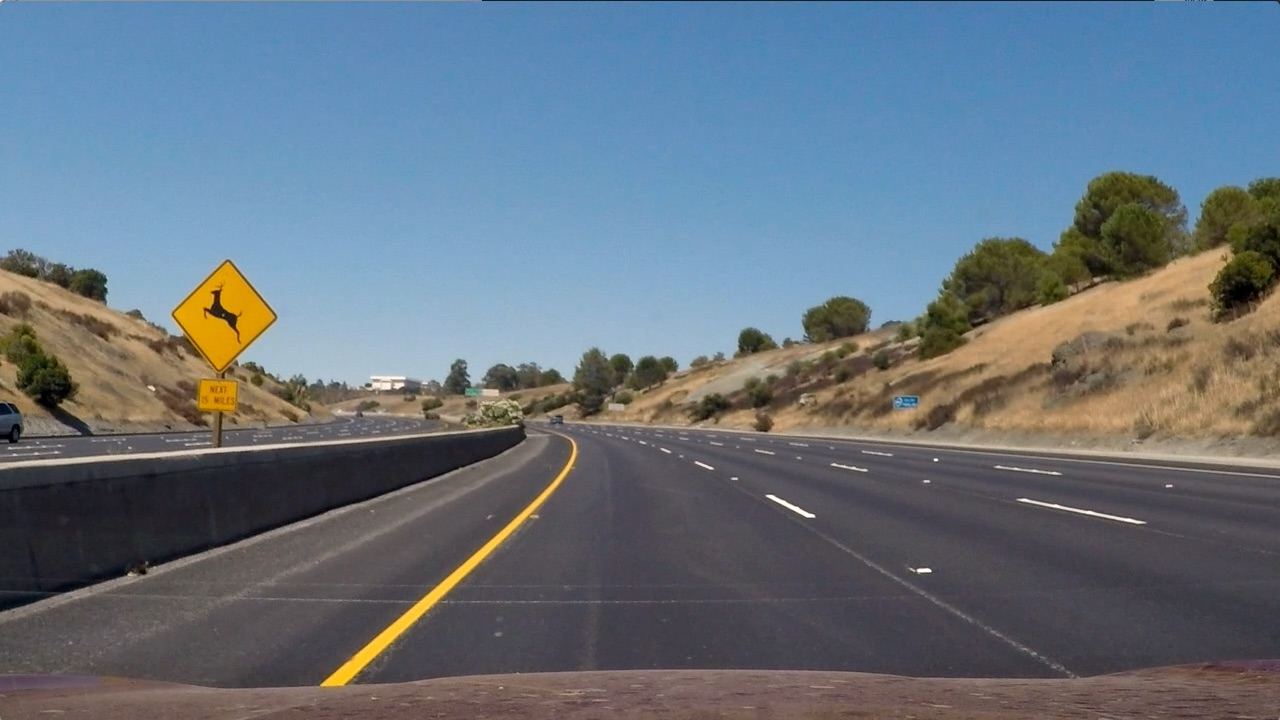
#> input picture test_images/test2.jpg, 1280 x 720 px
$ python identify_area.py   (older library calls are emulated)
#> lines starting #> are read from the running program, lines starting #| are printed output that depends on the picture; after the words box and inside, x2 and y2 are one past the last pixel; in counts of white or black regions, pixels touching at a corner belong together
### calibration/correctDistortion.py
import pickle
import cv2
import numpy as np
import matplotlib.pyplot as plt

import calibration.calibrateCamera as calibrateCamera
import toolbox.multiple_image_out as mio

def cal_undistort(img, mtx, dist):
    undist = cv2.undistort(img, mtx, dist, None, mtx)
    return undist


def correct_distortion(img, mtx=None, dist=None, camera_calibration_values='../calibration/camera_calibration_values.pickle'):
    """
    :param filepath:
    :param camera_calibration_values:
    :return:

    """
    if (mtx == None) | (dist == None):
        try:
            camera_calibration_values = open(camera_calibration_values, 'rb')
            camera_calibration_values = pickle.load(camera_calibration_values)
            mtx = camera_calibration_values['mtx']
            dist = camera_calibration_values['dist']
        except:
            # calibrate_camera
            rms, mtx, dist = calibrateCamera.cal_mtx_dist()

    undistorted = cal_undistort(img, mtx, dist)

    return mtx, dist, undistorted


# [17 lines that do not run on import are left out]

### image_preprocessing/combined_threshold.py
import numpy as np
import cv2
import matplotlib.pyplot as plt

import pandas as pd

import calibration.correctDistortion as correctDistortion

import image_preprocessing.image_gradient as img_gradient
import image_preprocessing.image_color as img_color
import image_preprocessing.image_position as img_position

import perspective_transform.image_transform as img_transform

import toolbox.multiple_image_out as mio
import toolbox.multiple_plots_out as mpo

#Todo: Ersetzt durch cv2.bitwise_and
# [43 lines left out: functions bitwise_AND_images, bitwise_OR_images, combine_img_pos, combine_mag_dir_pos, combine_edgeGray_edgeS, not called in this run]

def gamma_correction(img, correction):
    img = img/255.0
    img = cv2.pow(img, correction)
    return np.uint8(img*255)

def gamma_equalize(img, repetition=1, correction=2, thresh=[50,255]):
    for i in range(repetition):
        #cv2.threshold(img.astype('uint8'), thresh[0], thresh[1], cv2.THRESH_BINARY)
        img = cv2.equalizeHist(img)
        img = gamma_correction(img, correction)

    return img

def combined_thresholds_complete(image, verbose=False):
    # [6 lines of commented-out code are left out]


    hsv = cv2.cvtColor(image, cv2.COLOR_BGR2HSV)
    hsv_h, hsv_s, hsv_v = cv2.split(hsv)

    hsv_gamma_equal_dark = gamma_equalize(hsv_v, 5, 5)
    #hsv_gamma_equal_light = gamma_equalize(hsv_v, 3, .8)

    hsv = cv2.merge((hsv_h, hsv_s, hsv_gamma_equal_dark))
    hsv = cv2.cvtColor(hsv, cv2.COLOR_HSV2BGR)

    mag_binary_V = img_gradient.mag_thresh(hsv_gamma_equal_dark, 7, (40, 255))
    #color_binary_V = img_color.layer_select(hsv_gamma_equal_dark, 'gray', (150, 255))
    dir_binary_V = img_gradient.dir_threshold(hsv_gamma_equal_dark, 21, (0 * np.pi / 180, 55 * np.pi / 180))
    combo_complete_dark = cv2.bitwise_and(dir_binary_V, mag_binary_V)

    #combo_complete_dark = cv2.bitwise_or(color_binary_V, combo_complete_dark)

    process_2_binary_text = ["Original ->","HSV_V_Gamma ->","Original_Gamma ->","Mag_Gradient ->","Dir_Gradient ->","Combined_binary"]
    process_2_binary = mio.image_cluster([image, hsv_gamma_equal_dark, hsv, mag_binary_V, dir_binary_V, combo_complete_dark], process_2_binary_text)
    cv2.imshow('hurra', process_2_binary)


    #hls = cv2.cvtColor(hsv, cv2.COLOR_BGR2HLS)
    #h, l, s = cv2.split(hls)

    #s = cv2.equalizeHist(s)
    #s = gamma_correction(s, 10)

    # one_color_channel = cv2.cvtColor(hsv, cv2.COLOR_BGR2GRAY)
    #
    # #combo = combine_edgeGray_edgeS(one_color_channel, s)
    #
    # color_binary_S = img_color.layer_select(s, 'gray', (60, 255))
    # color_binary_Gray = img_color.layer_select(one_color_channel, 'gray', (80, 255))
    #
    # mag_binary_S = img_gradient.mag_thresh(s, 9, (60, 255))
    # mag_binary_Gray = img_gradient.mag_thresh(one_color_channel, 9, (80, 255))
    #
    # dir_binary_S = img_gradient.dir_threshold(s, 5, (0 * np.pi / 180, 55 * np.pi / 180))
    # dir_binary_Gray = img_gradient.dir_threshold(one_color_channel, 5, (0 * np.pi / 180, 45 * np.pi / 180))
    #
    # combo_S_dir_mag = cv2.bitwise_and(dir_binary_S, mag_binary_S)
    # combo_Gray_dir_mag = cv2.bitwise_and(dir_binary_Gray, mag_binary_Gray)
    #
    # combo_S_dir_mag_blur = cv2.blur(dir_binary_S, (11, 11))
    # combo_Gray_dir_mag_blur = cv2.blur(dir_binary_Gray, (11, 11))
    #
    # combo_S = cv2.bitwise_and(combo_S_dir_mag_blur, color_binary_S)
    # combo_Gray = cv2.bitwise_and(combo_Gray_dir_mag_blur, color_binary_Gray)
    #
    # #gray_blurred = cv2.blur(color_binary_Gray, (21, 21))
    # #s_blurred = cv2.blur(color_binary_S, (21, 21))
    # #dir_binary = cv2.bitwise_or(dir_binary_S, dir_binary_Gray)
    # #test_combo = cv2.bitwise_and(cv2.bitwise_or(s_blurred, dir_binary), cv2.bitwise_or(gray_blurred, dir_binary))
    #
    # combo_complete = cv2.bitwise_or(combo_S, combo_Gray)
    # combo_complete_2 = cv2.bitwise_or(combo_S_dir_mag, combo_Gray_dir_mag)
    #
    # if verbose:
    #     new_image = mio.image_cluster(
    #         [one_color_channel, s, color_binary_Gray, color_binary_S, mag_binary_Gray, mag_binary_S, dir_binary_Gray, dir_binary_S, combo_Gray_dir_mag_blur, combo_S_dir_mag_blur, combo_Gray, combo_S, combo_complete, hsv, combo_complete_2],
    #         img_text=['one_color_channel', 's', 'color_binary_Gray', 'color_binary_S', 'mag_binary_Gray', 'mag_binary_S', 'dir_binary_Gray', 'dir_binary_S', 'combo_Gray_dir_mag_blur', 'combo_S_dir_mag_blur', 'combo_Gray', 'combo_S', 'combo_complete'],
    #         new_img_shape=(720, 1280), cluster_shape=(4, 4))
    #
    #     cv2.imshow('Combination', new_image)
    #     #cv2.waitKey(0)

    return combo_complete_dark

# [12 lines that do not run on import are left out]

### image_preprocessing/image_gradient.py
import numpy as np
import cv2
import matplotlib.pyplot as plt

import toolbox.multiple_plots_out as mpo
import toolbox.multiple_image_out as mio

def convolutional_unsharpen():
    return 0

# [20 lines left out: function abs_sobel_thresh, not called in this run]

def mag_thresh(one_color_channel_image, sobel_kernel=3, mag_thresh=(0, 255)):
    # Sobel Kernel needs to be odd
    if sobel_kernel%2==0:
        sobel_kernel = sobel_kernel + 1
    # Take the gradient in x and y separately
    sobelx = cv2.Sobel(one_color_channel_image, cv2.CV_64F, 1, 0, ksize=sobel_kernel)
    sobely = cv2.Sobel(one_color_channel_image, cv2.CV_64F, 0, 1, ksize=sobel_kernel)
    # Calculate the magnitude
    mag = np.sqrt(np.power(sobelx, 2.) + np.power(sobely, 2.))
    # Scale to 8-bit (0 - 255) and convert to type = np.uint8
    scale_factor = np.max(mag) / 255  # Will use this to scale back to 8-bit scale
    mag = (mag / scale_factor).astype(np.uint8)  # rescaling to 8-bit
    # 6) Create a binary mask where mag thresholds are met
    mag_binary = np.zeros_like(mag)
    # mag_binary_filled = np.zeros_like(mag)
    mag_binary[(mag >= mag_thresh[0]) & (mag <= mag_thresh[1])] = 255
    # [10 lines of commented-out code are left out]

    return mag_binary

def dir_threshold(one_color_channel_image, sobel_kernel=3, thresh=(0, np.pi/2)):
    # Sobel Kernel needs to be odd
    if sobel_kernel % 2 == 0:
        sobel_kernel = sobel_kernel + 1
    # Take the gradient in x and y separately
    sobelx = cv2.Sobel(one_color_channel_image, cv2.CV_64F, 1, 0, ksize=sobel_kernel)
    sobely = cv2.Sobel(one_color_channel_image, cv2.CV_64F, 0, 1, ksize=sobel_kernel)

    with np.errstate(divide='ignore', invalid='ignore'):
        direction = np.arctan(sobely/sobelx)
        direction = np.absolute(direction)

        dir_binary = np.zeros_like(direction, dtype=np.uint8)
        dir_binary[(direction > thresh[0]) & (direction < thresh[1])] = 255

    return dir_binary

# [19 lines that do not run on import are left out]

### toolbox/multiple_image_out.py
import cv2
import numpy as np

import logging

def create_blank(height, width, rgb_color=(0, 0, 0)):
    """Create new image(numpy array) filled with certain color in RGB"""
    # Create black blank image
    image = np.zeros((height, width, 3), np.uint8)

    # Since OpenCV uses BGR, convert the color first
    color = tuple(reversed(rgb_color))
    # Fill image with color
    image[:] = color

    return image

def add_image_at_position(base_img, add_img, position_percentage=(0,1,0,1)):
    # If Image On_Color_Image Convert to 3 Channels
    add_img_shape = len(add_img.shape)
    #print(add_img_shape)
    #ToDo: Find Correct criteria for grayscale Image
    if add_img_shape != 3:
        add_img = cv2.cvtColor(add_img, cv2.COLOR_GRAY2BGR)

    base_img_shape = base_img.shape
    position_px = (int(position_percentage[0]*base_img_shape[0]),
                   int(position_percentage[1]*base_img_shape[0]),
                   int(position_percentage[2]*base_img_shape[1]),
                   int(position_percentage[3]*base_img_shape[1]))
    new_img_shape = ((position_px[3]-position_px[2]), (position_px[1]-position_px[0]))
    new_img = cv2.resize(add_img, new_img_shape)
    base_img[position_px[0]:position_px[1], position_px[2]:position_px[3]] = new_img

    return base_img

# [8 lines left out: function two_images, not called in this run]

def image_cluster(img_list=[], img_text=False, new_img_shape=None, cluster_shape=None):
    if cluster_shape == None:
        val_col = int(np.ceil(np.sqrt(len(img_list))))
        val_row = int(np.ceil(len(img_list)/val_col))
        cluster_shape = (val_row, val_col)
    if new_img_shape == None:
        new_img_shape = img_list[0].shape
        new_img_shape = tuple([int(new_img_shape[i]*cluster_shape[i]/max(cluster_shape)) for i in range(len(cluster_shape))])
    #Todo: Calculate New Image Shape if One Value is given

    size_of_cluster = (cluster_shape[0] * cluster_shape[1])
    if size_of_cluster < len(img_list):
        logging.info('Cluster to small for all Images')

    new_image = create_blank(new_img_shape[0], new_img_shape[1])
    cluster_index = 0
    for row in range(cluster_shape[0]):
        for col in range(cluster_shape[1]):
            new_image = add_image_at_position(new_image, img_list[cluster_index], (row/cluster_shape[0], (row+1)/cluster_shape[0], col/cluster_shape[1], (col+1)/cluster_shape[1]))

            if img_text:
                if cluster_index < len(img_text):
                    if img_text[cluster_index] != None:
                        text_position = (col*int(new_img_shape[1]/cluster_shape[1])+20, row*int(new_img_shape[0]/cluster_shape[0])+100)
                        cv2.putText(new_image, img_text[cluster_index], text_position, cv2.FONT_HERSHEY_SIMPLEX, 1, (255, 255, 255), 1)

            cluster_index += 1
            if (cluster_index >= len(img_list)):
                break
        if (cluster_index >= len(img_list)):
            break

    return new_image

# [15 lines that do not run on import are left out]

### perspective_transform/image_transform.py
import numpy as np
import cv2
import matplotlib.pyplot as plt

import identify_lanelines.line_class as line_class

import glob
import pickle

import toolbox.multiple_plots_out as mpo
import toolbox.multiple_image_out as mio

def perform_initial_sourcepoints():
    # src = np.float32(
    #         [[602, 444],
    #          [220, 705],
    #          [1083, 705],
    #          [678, 444]])
    src = np.float32(
        [[600, 444],
         [210, 705],
         [1070, 705],
         [680, 444]])


    dst = np.float32(
            [[540, 0],
             [540, 720],
             [740, 720],
             [740, 0]])

    return (src, dst)

# [83 lines left out: functions calc_cross_parallel_point, calc_correct_transform, calc_new_sourcepoints, not called in this run]


def warper(img, src, dst, direction='forward'):

    # Compute and apply perpective transform
    img_size = (img.shape[1], img.shape[0])
    if direction == 'forward':
        M = cv2.getPerspectiveTransform(src, dst)
        warped = cv2.warpPerspective(img, M, img_size, flags=cv2.INTER_NEAREST)  # keep same size as input image
    elif direction == 'backward':
        Minv = cv2.getPerspectiveTransform(dst, src)
        warped = cv2.warpPerspective(img, Minv, img_size, flags=cv2.INTER_NEAREST)  # keep same size as input image

    return warped


# [20 lines that do not run on import are left out]
    #mpo.plot_cluster([image, warped_image], img_text=['Original Image', 'Warped Image'])

### identify_lanelines/identify_area.py
import numpy as np
import cv2
import matplotlib.pyplot as plt

import pandas as pd

import calibration.correctDistortion as correctDistortion
import image_preprocessing.combined_threshold as combined_threshold

import perspective_transform.image_transform as img_transform

import image_preprocessing.image_position as img_position

import identify_lanelines.identify_radius as identify_radius

import toolbox.multiple_plots_out as mpo

# [21 lines left out: functions weighted_img, border_control, not called in this run]

def kernel_density_estimation(dataframe, rolling_window=1000, std=40):

    outer_side = int(rolling_window/2)
    dataframe_len = len(dataframe)
    df1 = pd.DataFrame(np.zeros(outer_side))

    extended_dataframe = df1.append(dataframe).append(df1).reset_index()
    extended_dataframe = extended_dataframe.drop('index', axis=1)
    kde_dataframe = extended_dataframe.rolling(window=rolling_window, axis=0, center=True, win_type='gaussian').mean(std=std)
    kde_dataframe = kde_dataframe[outer_side:outer_side+dataframe_len].reset_index().drop('index', axis=1)
    return kde_dataframe

# [5 lines left out: function gradient_change, not called in this run]

def create_histogram(img, y_area_of_image=[0, 1]):
    bottom_value = int(img.shape[0] * y_area_of_image[1])
    top_value = int(img.shape[0] * y_area_of_image[0])
    histogram = np.sum(img[top_value:bottom_value, :], axis=0)

    return histogram

# [37 lines left out: function identify_line_position, not called in this run]

def identify_lane_position(histogram, rolling_window=1000, std=10.0, approx_left_lane=540, approx_right_lane=740, peak_filter_threshold=10, peak_filter_dot_threshold=20., peak_filter_dot_dot_threshold=0, lane_window=120, verbose=False):
    histogram_df = pd.DataFrame(histogram)
    histogram_df['Peak_Filter'] = kernel_density_estimation(histogram_df, rolling_window=rolling_window, std=std)
    histogram_df['Peak_Filter_dot'] = histogram_df['Peak_Filter'].diff()
    histogram_df['Peak_Filter_dot_zero'] = histogram_df['Peak_Filter_dot'].rolling(window=2, axis=0, center=True).apply(gradient_change)
    histogram_df['Peak_Filter_dot_dot'] = histogram_df['Peak_Filter_dot'].diff()

    histogram_df['Lanes'] = np.where((histogram_df['Peak_Filter'] > peak_filter_threshold)
                                     & (histogram_df['Peak_Filter_dot_zero'] == 1)
                                     & (histogram_df['Peak_Filter_dot_dot'] < peak_filter_dot_dot_threshold),
                                     histogram_df['Peak_Filter_dot_dot'].abs(), 0)

    histogram_len = len(histogram_df['Lanes'])

    if approx_left_lane==None:
        half_dataframe_length = int(histogram_len / 2)
        left_area = histogram_df['Lanes'][:half_dataframe_length]
    else:
        left_border, right_border = border_control(approx_left_lane, lane_window, 0, histogram_len)
        left_area = histogram_df['Lanes'][left_border:right_border]

    if approx_right_lane==None:
        half_dataframe_length = int(histogram_len / 2)
        right_area = histogram_df['Lanes'][half_dataframe_length:histogram_len]
    else:
        left_border, right_border = border_control(approx_right_lane, lane_window, 0, histogram_len)
        right_area = histogram_df['Lanes'][left_border:right_border]

    left_lane = left_area.idxmax() if left_area.max() > 0 else approx_left_lane
    right_lane = right_area.idxmax() if right_area.max() > 0 else approx_right_lane

    if verbose==True:
        print(left_lane, right_lane)
        mpo.plot_cluster([pd.DataFrame(histogram), histogram_df['Peak_Filter'],histogram_df['Peak_Filter_dot'],histogram_df['Peak_Filter_dot_zero'],histogram_df['Lanes'],histogram_df['Peak_Filter_dot_Nullstellen']])

    return histogram_df['Lanes'], left_lane, right_lane

# [42 lines left out: function identify_curve_area, not called in this run]

if __name__ == "__main__":

    # Read in an image and grayscale it
    image = cv2.imread('../test_images/test2.jpg')
#> image is the input picture: shape (720, 1280, 3); mean B, G, R 125.5, 114.6, 102.8
    image = cv2.cvtColor(image, cv2.COLOR_BGR2RGB)

    mtx, dist, image = correctDistortion.correct_distortion(image)
#> (reads calibration/camera_calibration_values.pickle from the repository)
#> mtx = [[1158.3, 0, 667.6], [0, 1155.3, 388.5], [0, 0, 1]]; dist = [[-0.248, 0.0182, -0.000471, -0.000201, -0.104]]

    combined = combined_threshold.combined_thresholds_complete(image)
#> in mag_thresh, `scale_factor = np.max(mag) / 255`: scale_factor = 662.2
#> in combined_thresholds_complete, `mag_binary_V = img_gradient.mag_thresh(hsv_gamma_equal_dark, 7, (40, 2..`:
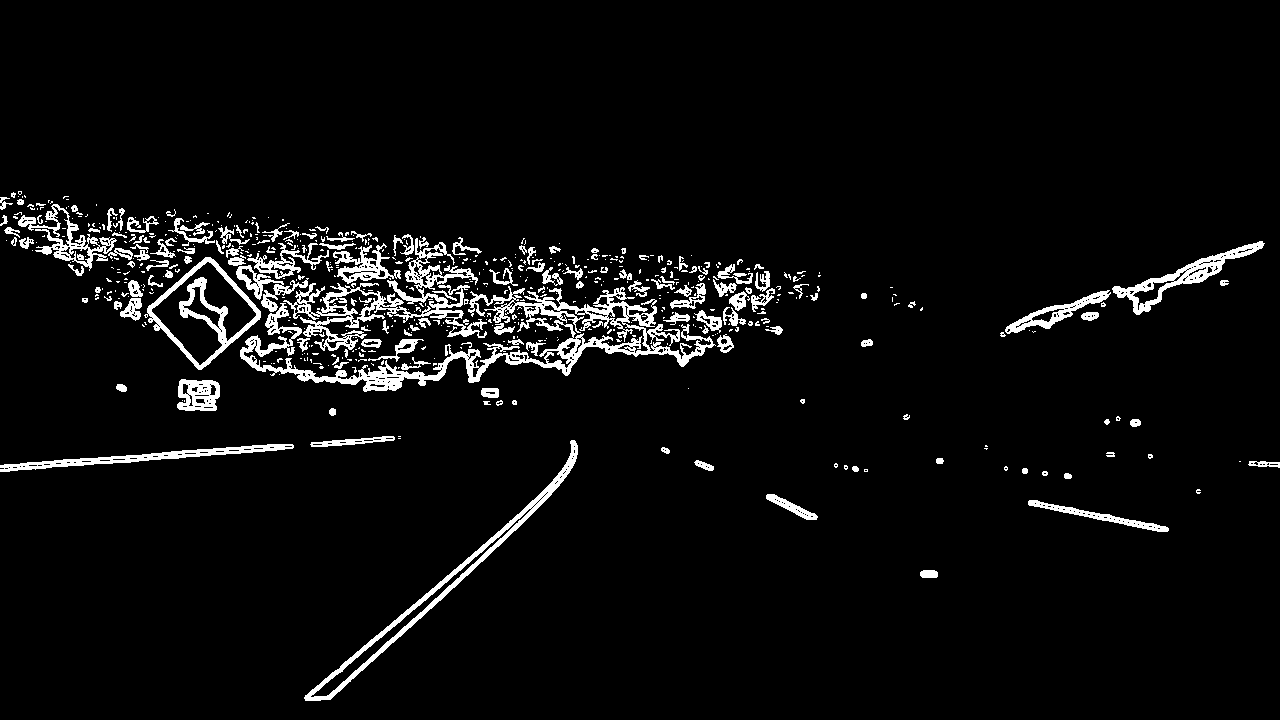
#> mag_binary_V: shape (720, 1280); 4.9% white; 614 white regions (445 under 20 px), largest, box (x1, y1, x2, y2) and area: (240, 286, 716, 392) 9310, (283, 238, 487, 351) 4692, (304, 440, 578, 701) 3434
#> in image_cluster, `val_col = int(np.ceil(np.sqrt(len(img_list))))`: val_col = 3
#> in image_cluster, `val_row = int(np.ceil(len(img_list)/val_col))`: val_row = 2
#> in image_cluster, `cluster_shape = (val_row, val_col)`: cluster_shape = (2, 3)
#> in image_cluster, `new_img_shape = tuple([int(new_img_shape[i]*cluster_shape[i]/max(clust..`: new_img_shape = (480, 1280)
#> in image_cluster, `size_of_cluster = (cluster_shape[0] * cluster_shape[1])`: size_of_cluster = 6
#> the loop in image_cluster, `for row in range(cluster_shape[0]):` made 2 passes
#> after the loop in image_cluster, `for row in range(cluster_shape[0]):`:
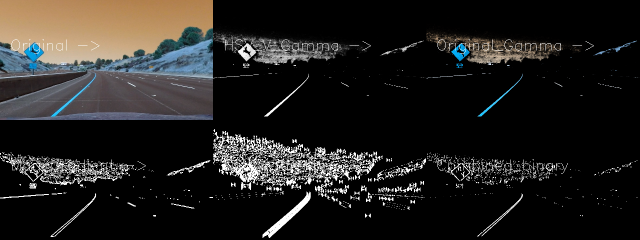
#> new_image: shape (480, 1280, 3) (shown at 1/2 size); mean of channels 0, 1, 2 31, 33, 34.7; drawn as B, G, R

    src, dst = img_transform.perform_initial_sourcepoints()
    warped_combined = img_transform.warper(combined, src, dst)
#> in warper, `M = cv2.getPerspectiveTransform(src, dst)`: M = [[-0.16, -1.53, 742.7], [-2.12e-16, -1.9, 844.8], [-2.45e-19, -0.0024, 1]]
#> in warper, `warped = cv2.warpPerspective(img, M, img_size, flags=cv2.INTER_NEAREST)`:
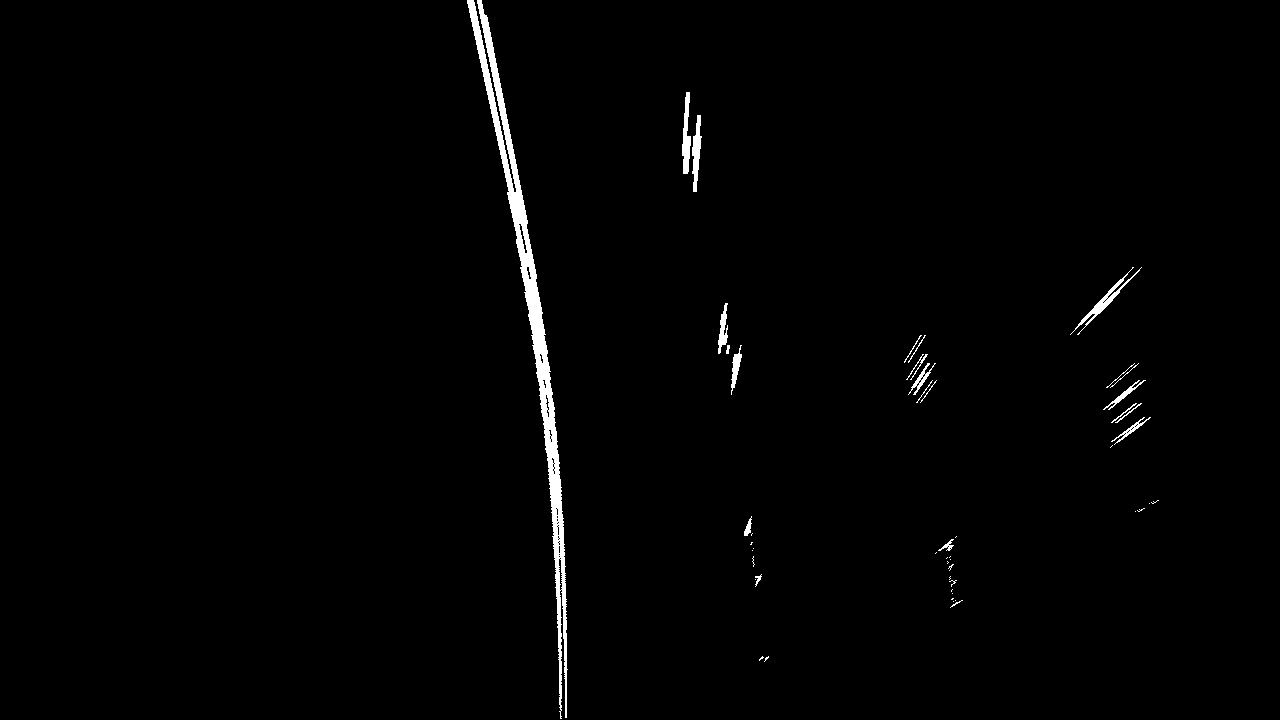
#> warped: shape (720, 1280); 1.2% white; 50 white regions (27 under 20 px), largest, box (x1, y1, x2, y2) and area: (467, 0, 568, 719) 8011, (1070, 267, 1142, 335) 508, (682, 92, 691, 174) 457

    histogram = create_histogram(warped_combined, y_area_of_image=[2/3, 1])
#> in create_histogram, `histogram = np.sum(img[top_value:bottom_value, :], axis=0)`: histogram = 1280 values, max 51765 at index 560, min 0 at index 0, mean 439.7

    lanes, left_lane, right_lane = identify_lane_position(histogram)
#> in identify_lane_position, `histogram_df = pd.DataFrame(histogram)`: histogram_df = table of 1280 rows and 1 columns
#> (the run stopped early here; a loop or call above may not have finished)
